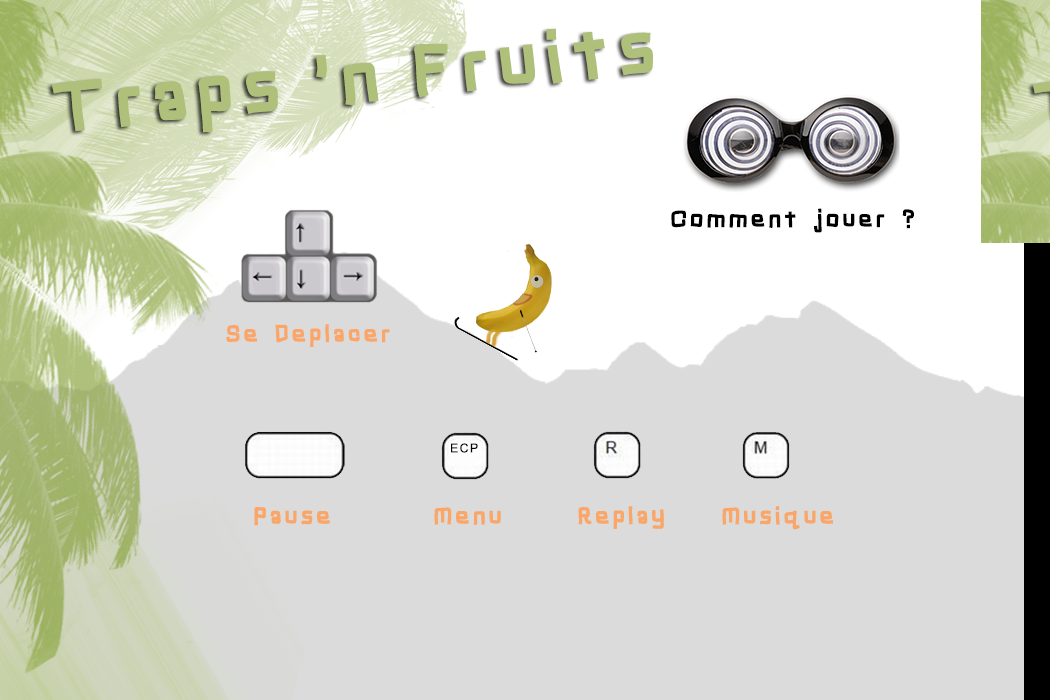

Tiled map render using the project's own tile images. Description and the whole map definition, tile-layer contents included, below:
An orthogonal 15x10 tile map with 70x70 px tiles, 1 tile layer (Calque de Tile 1).

<map version="1.0" orientation="orthogonal" width="15" height="10" tilewidth="70" tileheight="70">
 <tileset firstgid="1" name="aide" tilewidth="70" tileheight="70">
  <image source="../images/aide.png" width="1100" height="768" />
 </tileset>
 <layer name="Calque de Tile 1" width="15" height="10">
  <data>
   <tile gid="1" />
   <tile gid="2" />
   <tile gid="3" />
   <tile gid="4" />
   <tile gid="5" />
   <tile gid="6" />
   <tile gid="7" />
   <tile gid="8" />
   <tile gid="9" />
   <tile gid="10" />
   <tile gid="11" />
   <tile gid="12" />
   <tile gid="13" />
   <tile gid="14" />
   <tile gid="15" />
   <tile gid="16" />
   <tile gid="17" />
   <tile gid="18" />
   <tile gid="19" />
   <tile gid="20" />
   <tile gid="21" />
   <tile gid="22" />
   <tile gid="23" />
   <tile gid="24" />
   <tile gid="25" />
   <tile gid="26" />
   <tile gid="27" />
   <tile gid="28" />
   <tile gid="29" />
   <tile gid="30" />
   <tile gid="31" />
   <tile gid="32" />
   <tile gid="33" />
   <tile gid="34" />
   <tile gid="35" />
   <tile gid="36" />
   <tile gid="37" />
   <tile gid="38" />
   <tile gid="39" />
   <tile gid="40" />
   <tile gid="41" />
   <tile gid="42" />
   <tile gid="43" />
   <tile gid="44" />
   <tile gid="45" />
   <tile gid="46" />
   <tile gid="47" />
   <tile gid="48" />
   <tile gid="49" />
   <tile gid="50" />
   <tile gid="51" />
   <tile gid="52" />
   <tile gid="53" />
   <tile gid="54" />
   <tile gid="55" />
   <tile gid="56" />
   <tile gid="57" />
   <tile gid="58" />
   <tile gid="59" />
   <tile gid="60" />
   <tile gid="61" />
   <tile gid="62" />
   <tile gid="63" />
   <tile gid="64" />
   <tile gid="65" />
   <tile gid="66" />
   <tile gid="67" />
   <tile gid="68" />
   <tile gid="69" />
   <tile gid="70" />
   <tile gid="71" />
   <tile gid="72" />
   <tile gid="73" />
   <tile gid="74" />
   <tile gid="75" />
   <tile gid="76" />
   <tile gid="77" />
   <tile gid="78" />
   <tile gid="79" />
   <tile gid="80" />
   <tile gid="81" />
   <tile gid="82" />
   <tile gid="83" />
   <tile gid="84" />
   <tile gid="85" />
   <tile gid="86" />
   <tile gid="87" />
   <tile gid="88" />
   <tile gid="89" />
   <tile gid="90" />
   <tile gid="91" />
   <tile gid="92" />
   <tile gid="93" />
   <tile gid="94" />
   <tile gid="95" />
   <tile gid="96" />
   <tile gid="97" />
   <tile gid="98" />
   <tile gid="99" />
   <tile gid="100" />
   <tile gid="101" />
   <tile gid="102" />
   <tile gid="103" />
   <tile gid="104" />
   <tile gid="105" />
   <tile gid="106" />
   <tile gid="107" />
   <tile gid="108" />
   <tile gid="109" />
   <tile gid="110" />
   <tile gid="111" />
   <tile gid="112" />
   <tile gid="113" />
   <tile gid="114" />
   <tile gid="115" />
   <tile gid="116" />
   <tile gid="117" />
   <tile gid="118" />
   <tile gid="119" />
   <tile gid="120" />
   <tile gid="121" />
   <tile gid="122" />
   <tile gid="123" />
   <tile gid="124" />
   <tile gid="125" />
   <tile gid="126" />
   <tile gid="127" />
   <tile gid="128" />
   <tile gid="129" />
   <tile gid="130" />
   <tile gid="131" />
   <tile gid="132" />
   <tile gid="133" />
   <tile gid="134" />
   <tile gid="135" />
   <tile gid="136" />
   <tile gid="137" />
   <tile gid="138" />
   <tile gid="139" />
   <tile gid="140" />
   <tile gid="141" />
   <tile gid="142" />
   <tile gid="143" />
   <tile gid="144" />
   <tile gid="145" />
   <tile gid="146" />
   <tile gid="147" />
   <tile gid="148" />
   <tile gid="149" />
   <tile gid="150" />
  </data>
 </layer>
</map>
